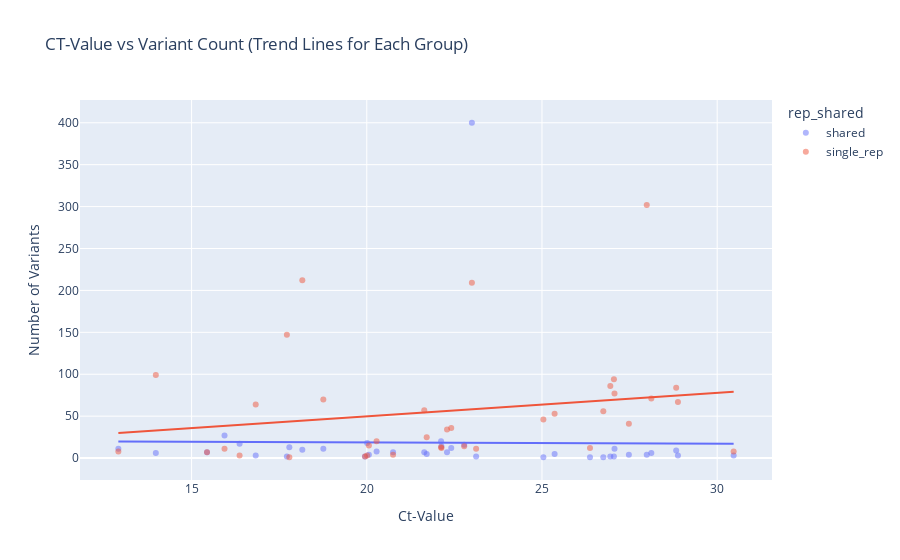

Notebook cell for this chart:
### Code cell
import plotly.express as px

# Count number of variants for each CT value and rep_shared group
variant_counts = dropped_dupes_all_vars.groupby(["ct_value", "rep_shared"]).size().reset_index(name="variant_count")

# Scatter plot with trend line
fig = px.scatter(variant_counts, 
                 x="ct_value", 
                 y="variant_count",  # Now plotting count of variants
                 color="rep_shared",  
                 trendline="ols",    
                 title="CT-Value vs Variant Count (Trend Lines for Each Group)",
                 labels={"ct_value": "Ct-Value", "variant_count": "Number of Variants"},
                 opacity=0.5)

fig.show()

### Figure 1 — Plotly figure (JSON) as saved in the notebook; plotly's stock layout.template omitted (floating-point values rounded to 4 significant figures)
{"data": [{"hovertemplate": "rep_shared=shared<br>Ct-Value=%{x}<br>Number of Variants=%{y}<extra></extra>", "legendgroup": "shared", "marker": {"color": "#636efa", "opacity": 0.5, "symbol": "circle"}, "mode": "markers", "name": "shared", "orientation": "v", "showlegend": true, "type": "scatter", "x": [12.91, 13.98, 15.44, 15.94, 16.37, 16.83, 17.72, 17.79, 18.16, 18.76, 19.95, 20.01, 20.06, 20.28, 20.75, 21.64, 21.71, 22.12, 22.13, 22.29, 22.41, 22.78, 23, 23.12, 25.04, 25.36, 26.37, 26.75, 26.95, 27.05, 27.07, 27.48, 27.99, 28.12, 28.83, 28.88, 30.47], "xaxis": "x", "y": [11, 6, 7, 27, 17, 3, 2, 13, 10, 11, 2, 18, 4, 8, 7, 7, 5, 20, 14, 7, 12, 16, 400, 2, 1, 5, 1, 1, 2, 2, 11, 4, 4, 6, 9, 3, 3], "yaxis": "y"}, {"hovertemplate": "<b>OLS trendline</b><br>variant_count = -0.150786 * ct_value + 21.7574<br>R<sup>2</sup>=0.000116<br><br>rep_shared=shared<br>Ct-Value=%{x}<br>Number of Variants=%{y} <b>(trend)</b><extra></extra>", "legendgroup": "shared", "marker": {"color": "#636efa", "symbol": "circle"}, "mode": "lines", "name": "shared", "showlegend": false, "type": "scatter", "x": [12.91, 13.98, 15.44, 15.94, 16.37, 16.83, 17.72, 17.79, 18.16, 18.76, 19.95, 20.01, 20.06, 20.28, 20.75, 21.64, 21.71, 22.12, 22.13, 22.29, 22.41, 22.78, 23, 23.12, 25.04, 25.36, 26.37, 26.75, 26.95, 27.05, 27.07, 27.48, 27.99, 28.12, 28.83, 28.88, 30.47], "xaxis": "x", "y": [19.81, 19.65, 19.43, 19.35, 19.29, 19.22, 19.09, 19.07, 19.02, 18.93, 18.75, 18.74, 18.73, 18.7, 18.63, 18.49, 18.48, 18.42, 18.42, 18.4, 18.38, 18.32, 18.29, 18.27, 17.98, 17.93, 17.78, 17.72, 17.69, 17.68, 17.68, 17.61, 17.54, 17.52, 17.41, 17.4, 17.16], "yaxis": "y"}, {"hovertemplate": "rep_shared=single_rep<br>Ct-Value=%{x}<br>Number of Variants=%{y}<extra></extra>", "legendgroup": "single_rep", "marker": {"color": "#EF553B", "opacity": 0.5, "symbol": "circle"}, "mode": "markers", "name": "single_rep", "orientation": "v", "showlegend": true, "type": "scatter", "x": [12.91, 13.98, 15.44, 15.94, 16.37, 16.83, 17.72, 17.79, 18.16, 18.76, 19.95, 20.01, 20.06, 20.28, 20.75, 21.64, 21.71, 22.12, 22.13, 22.29, 22.41, 22.78, 23, 23.12, 25.04, 25.36, 26.37, 26.75, 26.95, 27.05, 27.07, 27.48, 27.99, 28.12, 28.83, 28.88, 30.47], "xaxis": "x", "y": [8, 99, 7, 11, 3, 64, 147, 1, 212, 70, 2, 3, 15, 20, 4, 57, 25, 13, 12, 34, 36, 14, 209, 11, 46, 53, 12, 56, 86, 94, 77, 41, 302, 71, 84, 67, 8], "yaxis": "y"}, {"hovertemplate": "<b>OLS trendline</b><br>variant_count = 2.81764 * ct_value + -6.58228<br>R<sup>2</sup>=0.038144<br><br>rep_shared=single_rep<br>Ct-Value=%{x}<br>Number of Variants=%{y} <b>(trend)</b><extra></extra>", "legendgroup": "single_rep", "marker": {"color": "#EF553B", "symbol": "circle"}, "mode": "lines", "name": "single_rep", "showlegend": false, "type": "scatter", "x": [12.91, 13.98, 15.44, 15.94, 16.37, 16.83, 17.72, 17.79, 18.16, 18.76, 19.95, 20.01, 20.06, 20.28, 20.75, 21.64, 21.71, 22.12, 22.13, 22.29, 22.41, 22.78, 23, 23.12, 25.04, 25.36, 26.37, 26.75, 26.95, 27.05, 27.07, 27.48, 27.99, 28.12, 28.83, 28.88, 30.47], "xaxis": "x", "y": [29.79, 32.81, 36.92, 38.33, 39.54, 40.84, 43.35, 43.54, 44.59, 46.28, 49.63, 49.8, 49.94, 50.56, 51.88, 54.39, 54.59, 55.74, 55.77, 56.22, 56.56, 57.6, 58.22, 58.56, 63.97, 64.87, 67.72, 68.79, 69.35, 69.64, 69.69, 70.85, 72.28, 72.65, 74.65, 74.79, 79.27], "yaxis": "y"}], "layout": {"autosize": true, "legend": {"title": {"text": "rep_shared"}, "tracegroupgap": 0}, "title": {"text": "CT-Value vs Variant Count (Trend Lines for Each Group)"}, "xaxis": {"anchor": "y", "autorange": true, "domain": [0, 1], "range": [11.84, 31.54], "title": {"text": "Ct-Value"}, "type": "linear"}, "yaxis": {"anchor": "x", "autorange": true, "domain": [0, 1], "range": [-31.93, 432.9], "title": {"text": "Number of Variants"}, "type": "linear"}}}
